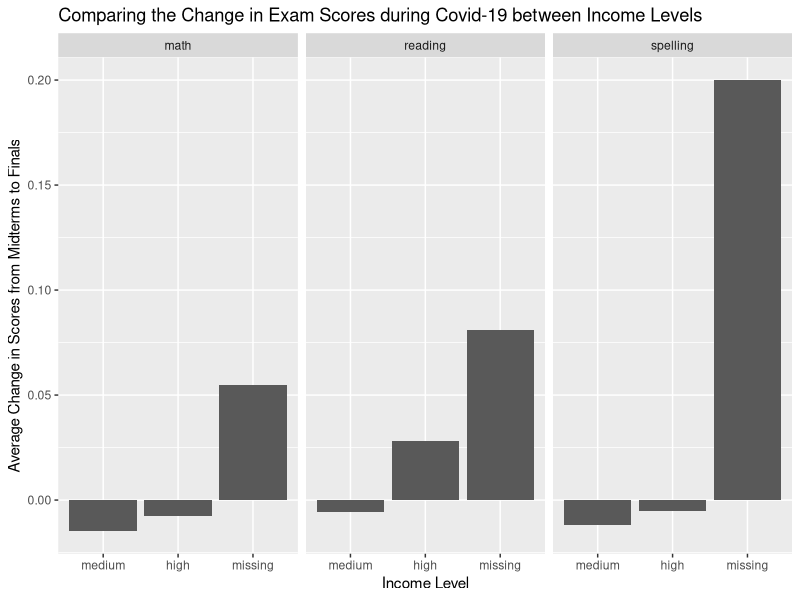

Source code (R): (Note: this script raises an error after producing the figure.)
## ---- chunk 1
library(tidyverse) 

covid <- read_csv("data/clean_covid_formatted.csv")
## ---- chunk 2
covid |>
  select(subject, grade, income_medium, income_high, income_missing) |>
  pivot_longer(cols = c(-subject, -grade),
               names_to = "income_level",
               values_to = "scores_diff",
               names_prefix = "income_") |>
  mutate(income_level = fct_relevel(as.factor(income_level), c("medium", "high", "missing")),
         subject = as.factor(subject)) |>
  group_by(income_level, subject) |>
  summarize(mean_scores_diff = mean(scores_diff)) |>
  ggplot(aes(y = mean_scores_diff, x = income_level)) +
  geom_col() +
  facet_wrap(~subject) +
  labs(x = "Income Level",
       y = "Average Change in Scores from Midterms to Finals",
       title = "Comparing the Change in Exam Scores during Covid-19 between Income Levels")
## ---- chunk 3
# Viz 4: Scores During Covid By Parent Education Level
covid |>
  filter(VARIABLES %in% c("COVID-19 year * Parental education high", "COVID-19 year * Parental education medium")) |>
  group_by(VARIABLES,subject) |>
  mutate(VARIABLES = str_sub(VARIABLES, 35, 41)) |>
  summarize(mean_scores_diff = mean(scores_diff)) |>
  ggplot(aes(y = mean_scores_diff, x = VARIABLES)) +
  geom_col() +
  facet_wrap(~subject) +
  labs(x = "Parental Education Levle", 
       y = "Average Change in Scores from Midterms to Finals", 
       title = "Comparison of the Change in Exam Scores during Covid by Parental Education Level")
